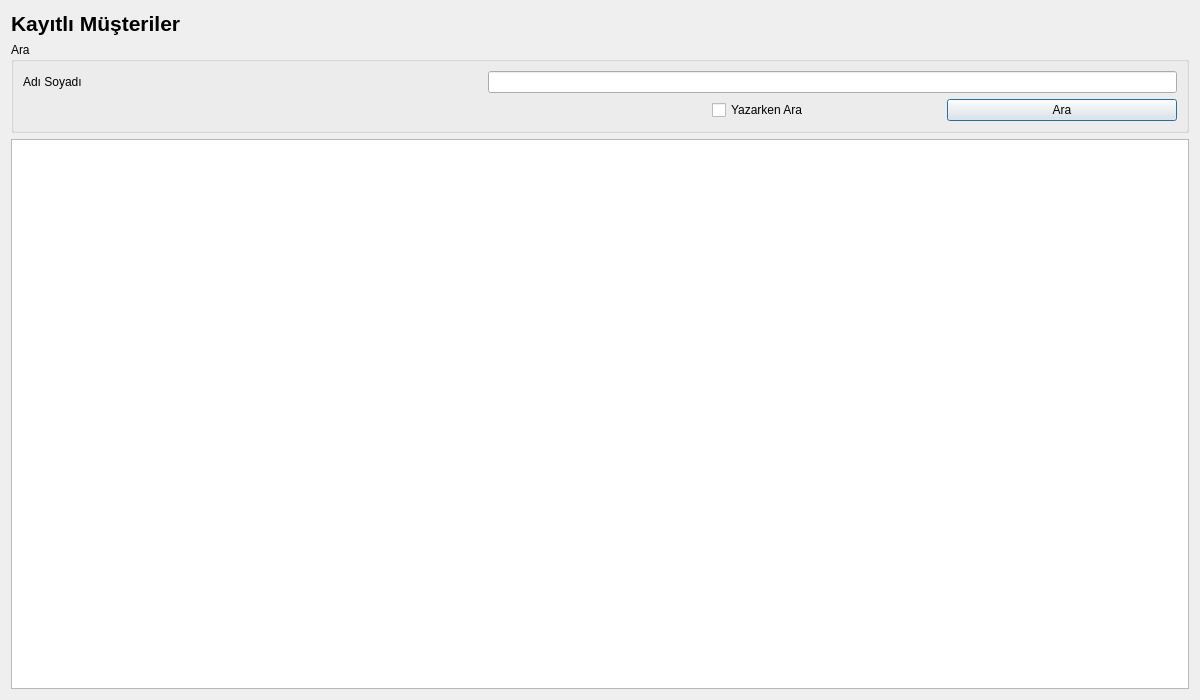
<?xml version="1.0" encoding="UTF-8"?>
<ui version="4.0">
 <class>KRGKayitliMusteriler</class>
 <widget class="QDialog" name="KRGKayitliMusteriler">
  <property name="geometry">
   <rect>
    <x>0</x>
    <y>0</y>
    <width>1200</width>
    <height>700</height>
   </rect>
  </property>
  <property name="windowTitle">
   <string>Kayıtlı Müşteriler</string>
  </property>
  <layout class="QGridLayout" name="gridLayout_2">
   <item row="0" column="0">
    <layout class="QVBoxLayout" name="verticalLayout_2">
     <item>
      <widget class="QLabel" name="lblKayitliMusteriler">
       <property name="font">
        <font>
         <pointsize>16</pointsize>
         <weight>75</weight>
         <bold>true</bold>
        </font>
       </property>
       <property name="text">
        <string>Kayıtlı Müşteriler</string>
       </property>
      </widget>
     </item>
     <item>
      <widget class="QGroupBox" name="groupBoxAra">
       <property name="title">
        <string>Ara</string>
       </property>
       <layout class="QGridLayout" name="gridLayout">
        <item row="0" column="0">
         <layout class="QVBoxLayout" name="verticalLayout">
          <item>
           <layout class="QHBoxLayout" name="horizontalLayout_2" stretch="2,3">
            <item>
             <widget class="QLabel" name="lblAdiSoyadi">
              <property name="text">
               <string>Adı Soyadı</string>
              </property>
              <property name="buddy">
               <cstring>lineEditAdiSoyadi</cstring>
              </property>
             </widget>
            </item>
            <item>
             <widget class="QLineEdit" name="lineEditAdiSoyadi"/>
            </item>
           </layout>
          </item>
          <item>
           <layout class="QHBoxLayout" name="horizontalLayout" stretch="3,1,1">
            <item>
             <spacer name="horizontalSpacer">
              <property name="orientation">
               <enum>Qt::Horizontal</enum>
              </property>
              <property name="sizeHint" stdset="0">
               <size>
                <width>40</width>
                <height>20</height>
               </size>
              </property>
             </spacer>
            </item>
            <item>
             <widget class="QCheckBox" name="checkBoxYazarkenAra">
              <property name="text">
               <string>Yazarken Ara</string>
              </property>
             </widget>
            </item>
            <item>
             <widget class="QPushButton" name="pushButtonAra">
              <property name="text">
               <string>Ara</string>
              </property>
             </widget>
            </item>
           </layout>
          </item>
         </layout>
        </item>
       </layout>
      </widget>
     </item>
     <item>
      <widget class="QTableWidget" name="tableWidgetMusteriListesi"/>
     </item>
    </layout>
   </item>
  </layout>
 </widget>
 <resources/>
 <connections/>
</ui>
